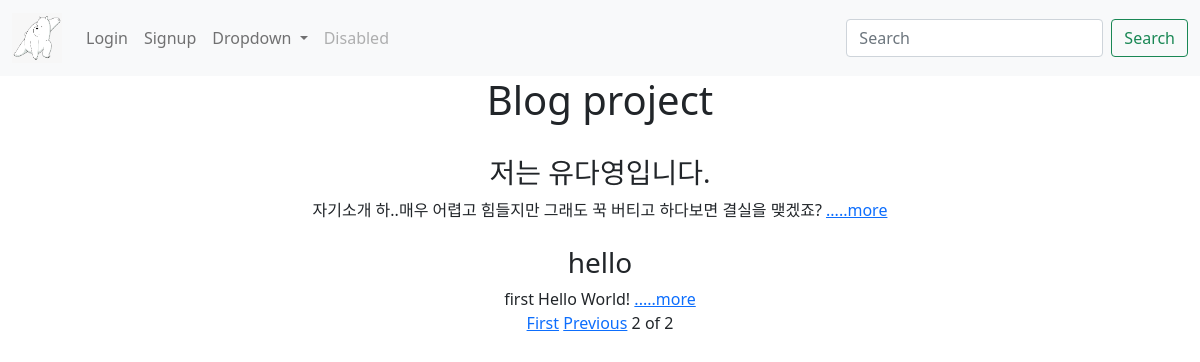
Page /?page=2 on the earlier database version.
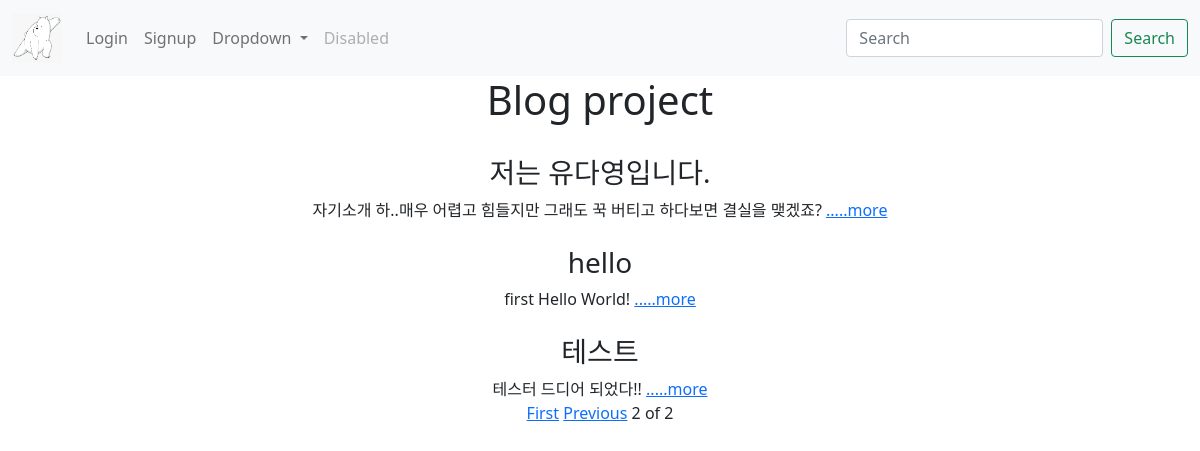
Same page on the later database version.
### blog/models.py (models this page shows, shortened)
class Blog(models.Model): #상속받음: 상속받을 부모 클래스에 있는 모든 메소드, 속성 쓸 수 있음 따라서 따로 id 작성하지 않아도
  title=models.CharField(max_length=200)
  writer=models.CharField(max_length=100)
  pub_date =models.DateTimeField()
  body=models.TextField() #제한없음
  image=models.ImageField(upload_to="blog/", blank=True, null=True)
  def summary(self):
    return self.body[:100]

### blog/views.py (the view)
# urls.py: 2. Add a URL to urlpatterns:  path('', views.home, name='home')
def home(request):
  blogs = Blog.objects.all()
  paginator = Paginator(blogs, 3)
  page = request.GET.get('page')
  posts = paginator.get_page(page)
  return render(request, 'home.html',{'blogs':blogs,'posts':posts})

### blog/templates/home.html (shortened to what this page needs)
{% extends 'base.html' %}
{% block content %}
  <h1>Blog project</h1>
  <div class="container">
    {%for blog in posts%}
    <br>
      <div>
        <h3>{{blog.title}}</h3>
        {{blog.writer}}
        {{blog.summary}} <a href="{%url 'detail' blog.id %}">.....more</a>
        <br>
      </div>
    {% endfor %}
  </div>
  {% if posts.has_previous%}
  <a href="?page=1">First</a>
  <a href="?page={{posts.previous_page_number}}">Previous</a>
  {% endif %}
  <span>{{posts.number}}</span>
  <span>of</span>
  <span>{{posts.paginator.num_pages}}</span>
{% endblock %}

### lionproject/templates/base.html (shortened to what this page needs)
<!DOCTYPE html>
<html lang="en">
<head>
  <link href="https://cdn.jsdelivr.net/npm/bootstrap@5.0.2/dist/css/bootstrap.min.css" rel="stylesheet">
</head>
<body>
  {% load static%}
  <nav class="navbar navbar-expand-lg navbar-light bg-light">
    <div class="container-fluid">
      <a class="navbar-brand" href="{% url 'home' %}">
        <img src="{% static 'icebear.png'%}" alt="아이스베어" width="50" height="50">
      </a>
      <div class="collapse navbar-collapse" id="navbarSupportedContent">
        <ul class="navbar-nav me-auto mb-2 mb-lg-0">
          {% if not user.is_authenticated%}
          <li class="nav-item">
            <a class="nav-link" href="{%url 'login' %}">Login</a>
          </li>
          <li class="nav-item">
            <a class="nav-link" href="{%url 'signup' %}">Signup</a>
          </li>
          {% endif %}
          <li class="nav-item dropdown">
            <a class="nav-link dropdown-toggle" href="#" id="navbarDropdown" role="button" data-bs-toggle="dropdown" aria-expanded="false">
              Dropdown
            </a>
          </li>
          <li class="nav-item">
            <a class="nav-link disabled" href="#" tabindex="-1" aria-disabled="true">Disabled</a>
          </li>
        </ul>
        <form class="d-flex">
          <input class="form-control me-2" type="search" placeholder="Search" aria-label="Search">
          <button class="btn btn-outline-success" type="submit">Search</button>
        </form>
      </div>
    </div>
  </nav>
  <div class="container">
    {% block content %}
    {% endblock%}
  </div>
</body>
</html>

### lionproject/templates/base.html (style rules this page uses)
body { text-align: center; }

Differences in the rows shown:
added Blog: title "테스트", writer "테스터", summary "드디어 되었다!!"
